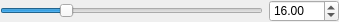
<?xml version="1.0" encoding="UTF-8"?>
<ui version="4.0">
 <class>RealControl</class>
 <widget class="QWidget" name="RealControl">
  <property name="geometry">
   <rect>
    <x>0</x>
    <y>0</y>
    <width>339</width>
    <height>22</height>
   </rect>
  </property>
  <property name="sizePolicy">
   <sizepolicy hsizetype="Preferred" vsizetype="Preferred">
    <horstretch>0</horstretch>
    <verstretch>0</verstretch>
   </sizepolicy>
  </property>
  <property name="windowTitle">
   <string>Form</string>
  </property>
  <layout class="QHBoxLayout" name="horizontalLayout">
   <property name="margin">
    <number>0</number>
   </property>
   <item>
    <widget class="QSlider" name="realSlider">
     <property name="sizePolicy">
      <sizepolicy hsizetype="Preferred" vsizetype="Preferred">
       <horstretch>0</horstretch>
       <verstretch>0</verstretch>
      </sizepolicy>
     </property>
     <property name="minimumSize">
      <size>
       <width>60</width>
       <height>0</height>
      </size>
     </property>
     <property name="minimum">
      <number>10</number>
     </property>
     <property name="maximum">
      <number>640</number>
     </property>
     <property name="singleStep">
      <number>5</number>
     </property>
     <property name="value">
      <number>160</number>
     </property>
     <property name="orientation">
      <enum>Qt::Horizontal</enum>
     </property>
    </widget>
   </item>
   <item>
    <widget class="IndigoDoubleSpinBox" name="realSpin">
     <property name="sizePolicy">
      <sizepolicy hsizetype="Preferred" vsizetype="Preferred">
       <horstretch>0</horstretch>
       <verstretch>0</verstretch>
      </sizepolicy>
     </property>
     <property name="minimumSize">
      <size>
       <width>70</width>
       <height>22</height>
      </size>
     </property>
     <property name="maximumSize">
      <size>
       <width>60</width>
       <height>16777215</height>
      </size>
     </property>
     <property name="minimum">
      <double>0.100000000000000</double>
     </property>
     <property name="maximum">
      <double>128.000000000000000</double>
     </property>
     <property name="singleStep">
      <double>0.500000000000000</double>
     </property>
     <property name="value">
      <double>16.000000000000000</double>
     </property>
    </widget>
   </item>
  </layout>
 </widget>
 <customwidgets>
  <customwidget>
   <class>IndigoDoubleSpinBox</class>
   <extends>QDoubleSpinBox</extends>
   <header>IndigoDoubleSpinBox.h</header>
  </customwidget>
 </customwidgets>
 <resources/>
 <connections/>
</ui>
